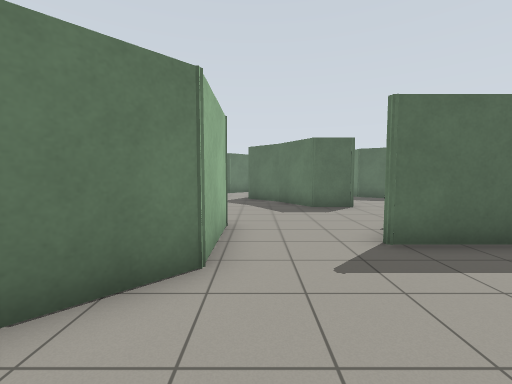
[1] (above)

24 first-person views from a walk through a world built for the Gazebo simulator. The camera is 1.2 m above the floor, tilts 4° down and sees 90° across. The floor is counted in squares, 1 m on a side. Each view is taken from the middle of a square. On the plan, view 1 faces up. The plan holds only what a view shows up to about 12 squares ahead; the rest is blank.

[2]
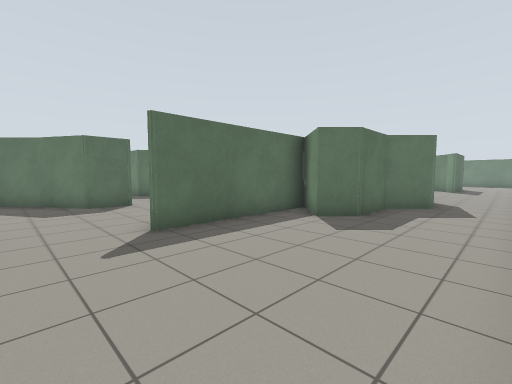

[3]
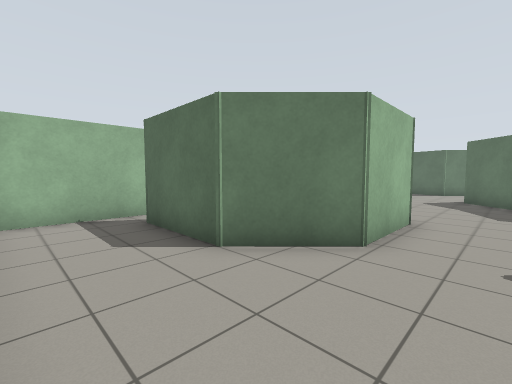

[4]
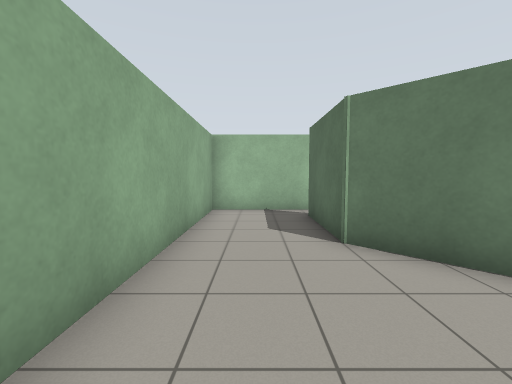

[5]
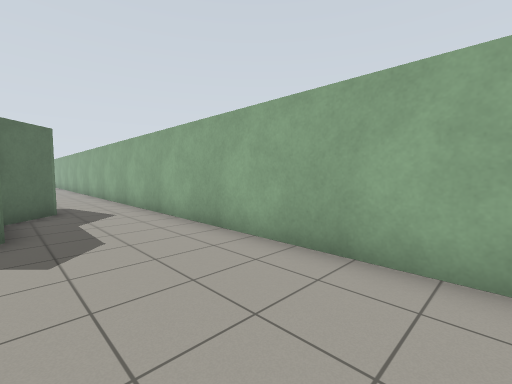

[6]
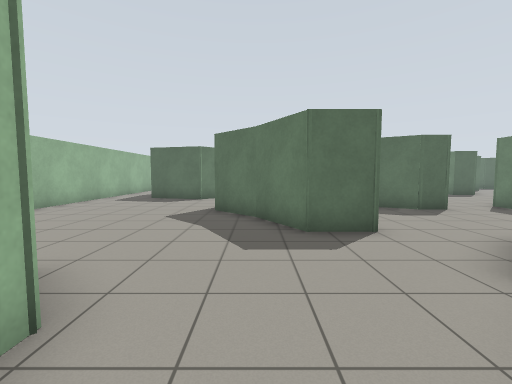

[7]
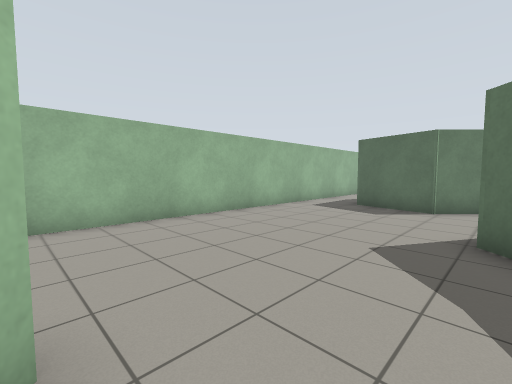

[8]
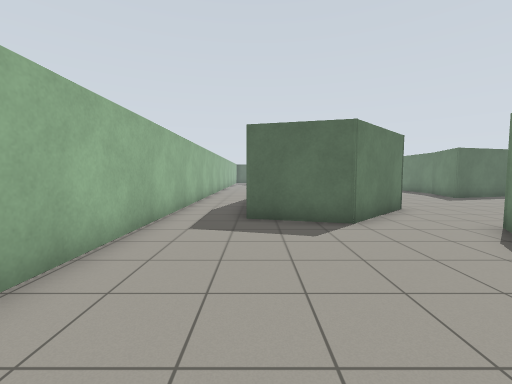

[9]
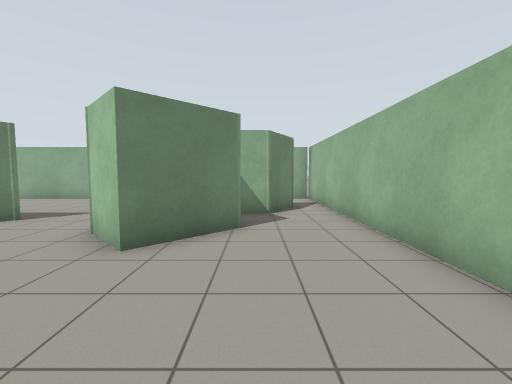

[10]
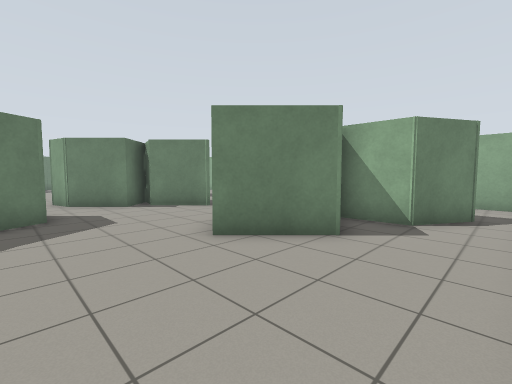

[11]
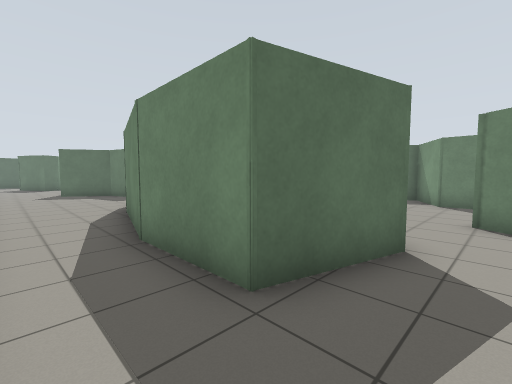

[12]
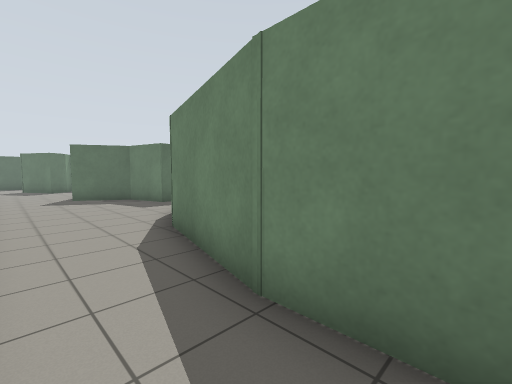

[13]
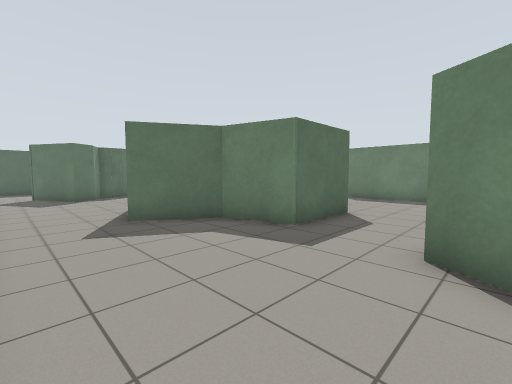

[14]
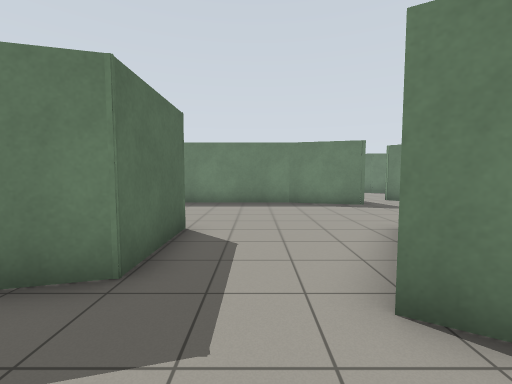

[15]
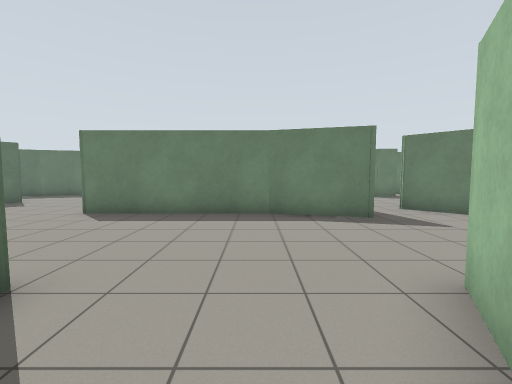

[16]
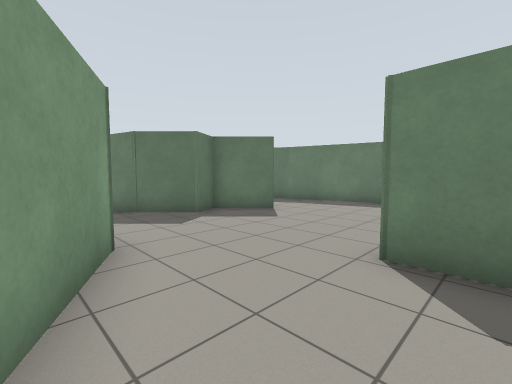

[17]
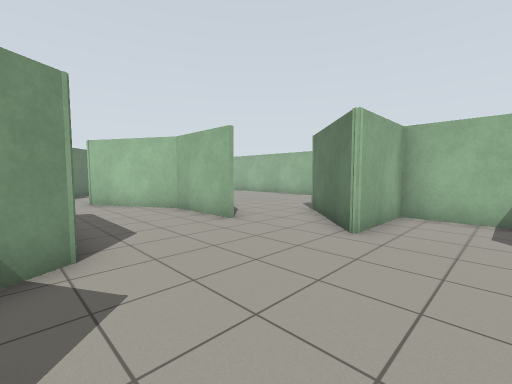

[18]
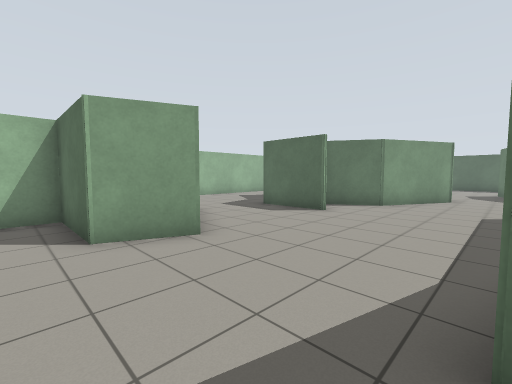

[19]
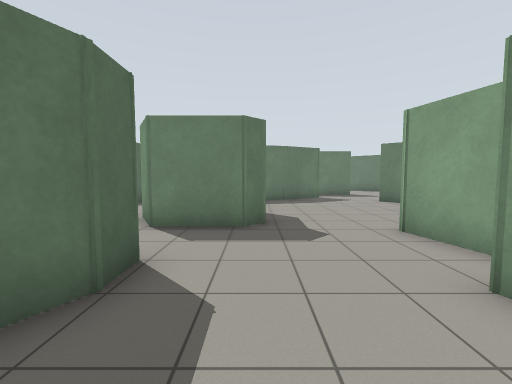

[20]
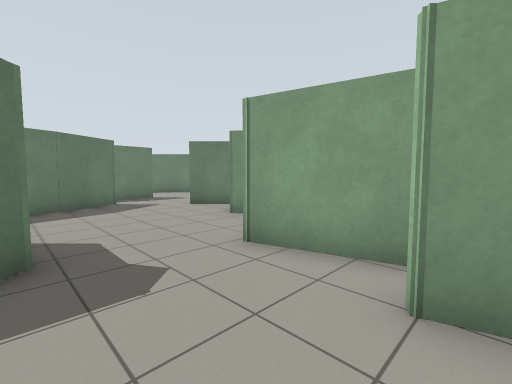

[21]
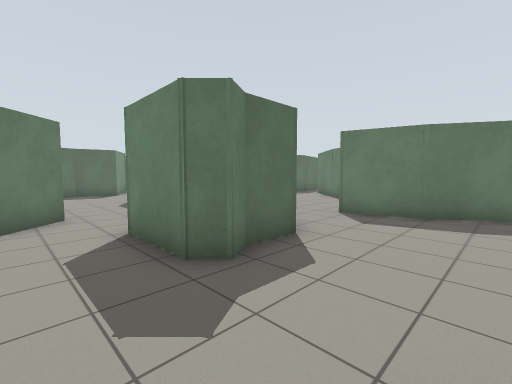

[22]
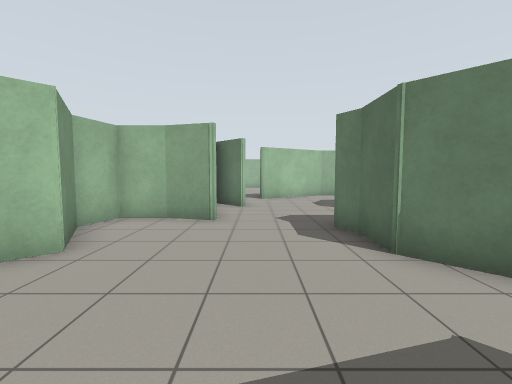

[23]
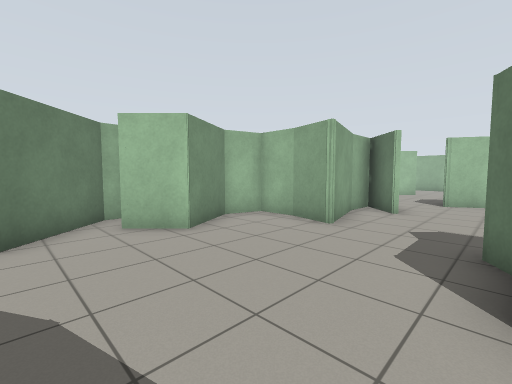

[24]
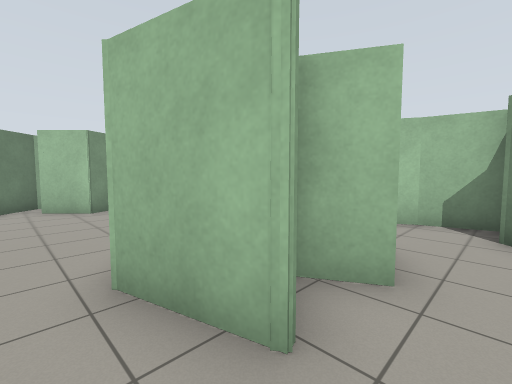

### Floor plan
Ten units are one square. View 1 is at (0, 0); x grows to the right and y downward. Boxes are objects, and circles mark ways between rooms. Rooms are numbered by the first view taken in them; rooms with no view inside come last. Other rooms are left out.
<svg viewBox="-71 -408 247 428">
<path fill="none" stroke="#000" d="M-7 -44 -7 -32 -24 -15 -54 -15M105 -8 93 -20 72 -20 63 -29 77 -43 21 -43M-66 -25 -66 15 126 15M11 -110 -4 -125M11 -149 15 -156M-38 -52 -19 -71 -7 -59 -7 -44M36 -93 21 -93 10 -112M1 -178 -16 -161 -42 -168 -42 -199M21 -43 38 -59M-43 -197 -38 -213M51 -56 39 -67 55 -83M-54 -15 -44 -33 -26 -34M-66 -220 -66 -25M60 -228 67 -256M67 -255 67 -314M4 -245 17 -238 10 -220 -19 -220 -19 -188 11 -188 1 -178M64 -196 79 -210M16 -286 -11 -286 -17 -306 -38 -319M-24 -249 -19 -259M53 -159 53 -169 73 -180 71 -184M-38 -213 -32 -236M16 -156 16 -127 36 -93M92 -162 79 -148M67 -149 71 -134M43 -345 25 -312 8 -302M70 -135 73 -130M76 -126 66 -126 54 -133M98 -359 83 -374 73 -369M141 -337 132 -368M132 -121 122 -111 108 -111 103 -108 98 -113 98 -134 111 -142M55 -83 67 -86 54 -73 69 -73M-28 -386 -37 -381 -50 -403M67 -72 94 -80 90 -65M90 -66 90 -53 103 -50 121 -60 132 -49M160 -95 154 -118M171 -77 159 -97M131 -36 152 -56M111 -142 116 -132"/>
<circle cx="-60" cy="-30" r="3" fill="#2a7"/>
<circle cx="5" cy="-50" r="3" fill="#2a7"/>
<circle cx="-55" cy="-215" r="3" fill="#2a7"/>
<circle cx="40" cy="-80" r="3" fill="#2a7"/>
<circle cx="5" cy="-165" r="3" fill="#2a7"/>
<circle cx="105" cy="-150" r="3" fill="#2a7"/>
<circle cx="75" cy="-220" r="3" fill="#2a7"/>
<text x="20" y="-10">1</text>
<text x="-30" y="-110">2</text>
<text x="40" y="-240">3</text>
<text x="120" y="-200">4</text>
</svg>
Room 1 opens to room 2. Room 2 opens to room 3. Room 3 opens to room 4.

Where each view was taken, in squares from view 1:
view 1: 0 up, 0 right, facing up
view 2: 1 down, 0 right, facing up-right
view 3: 1 down, 1 right, facing up-left
view 4: 0 up, 2 right, facing left
view 5: 2 up, 1 right, facing down-right
view 6: 4 up, 1 right, facing up
view 7: 7 up, 0 right, facing up-left
view 8: 10 up, 4 left, facing up
view 9: 11 up, 4 left, facing down
view 10: 10 up, 6 left, facing down-right
view 11: 15 up, 6 left, facing up-right
view 12: 18 up, 6 left, facing up-right
view 13: 25 up, 6 left, facing up-right
view 14: 27 up, 4 left, facing right
view 15: 26 up, 1 left, facing right
view 16: 30 up, 3 right, facing up-right
view 17: 21 up, 6 right, facing down-left
view 18: 21 up, 6 right, facing up-left
view 19: 11 up, 4 right, facing right
view 20: 11 up, 6 right, facing down-right
view 21: 8 up, 8 right, facing up-right
view 22: 9 up, 16 right, facing left
view 23: 11 up, 15 right, facing down-left
view 24: 15 up, 14 right, facing down-left
